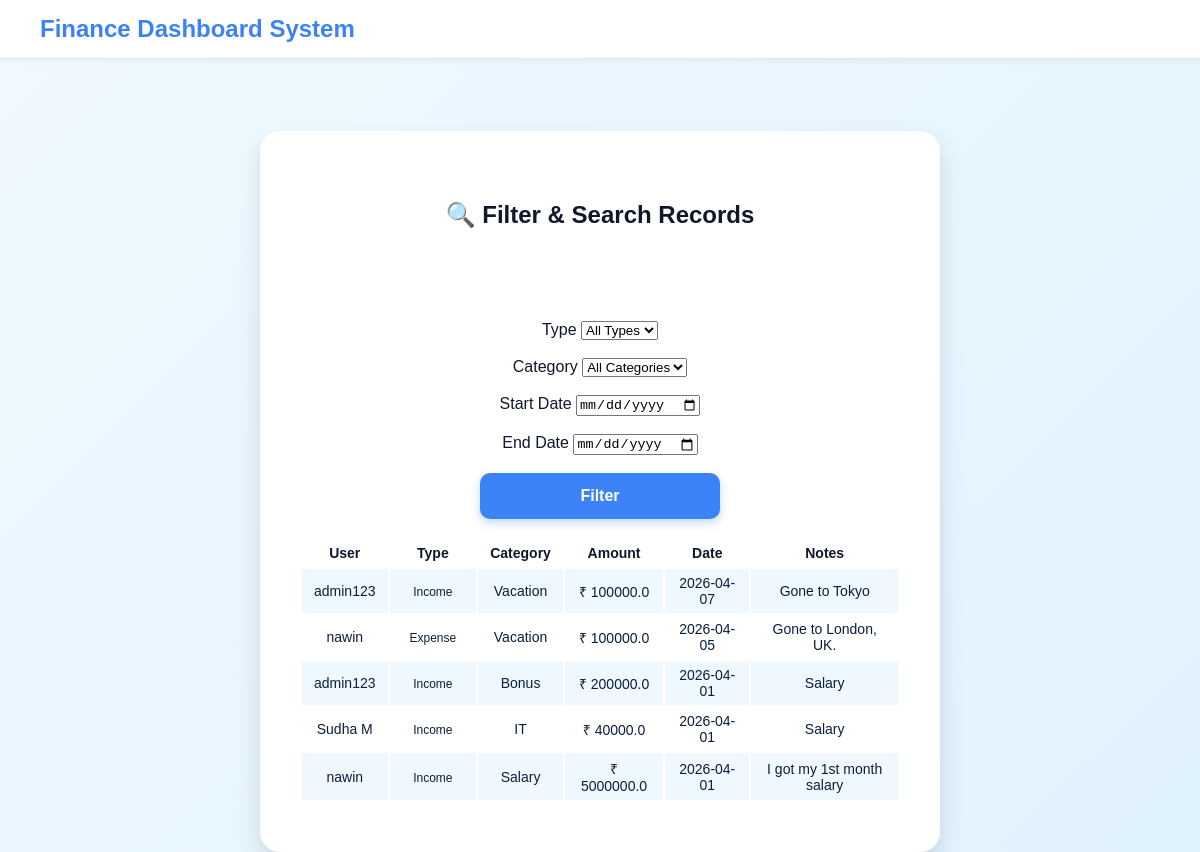
The page /admin/filter (signed in) on the database its author committed.
### app/models.py (models this page shows, shortened)
class Record(db.Model):
    id = db.Column(db.Integer, primary_key=True)
    amount = db.Column(db.Float, nullable=False)
    type = db.Column(db.String(10), nullable=False)
    category = db.Column(db.String(50))
    date = db.Column(db.Date, nullable=False)
    notes = db.Column(db.String(200))
    user_id = db.Column(db.Integer, db.ForeignKey("user.id"))
    user_id = db.Column(db.Integer, db.ForeignKey("user.id"))
    user = db.relationship("User", back_populates="records")

class User(db.Model, UserMixin):
    id = db.Column(db.Integer, primary_key=True)
    name = db.Column(db.String(100), nullable=False)
    email = db.Column(db.String(100), unique=True, nullable=False)
    password = db.Column(db.String(200), nullable=False)
    is_active = db.Column(db.Boolean, default=True)
    role_id = db.Column(db.Integer, db.ForeignKey("role.id"))
    role = db.relationship("Role")
    records = db.relationship("Record", back_populates="user", cascade="all, delete-orphan")

### app/routes.py (the view)
            def decorated(*args, **kwargs):
                if "role" not in session:
                    return redirect(url_for("login"))
                if session["role"] not in allowed_roles:
                    flash("Access denied!", "error")
                    return redirect(url_for("home"))
                return func(*args, **kwargs)

### app/templates/admin_filter.html (shortened to what this page needs)
{% extends "base.html" %}
{% block content %}
<br>
<br>
<br>
<br>
<div class="container mt-4">
    <div class="card shadow-sm p-4">
        <h2 class="mb-4">🔍 Filter & Search Records</h2>
        <br>
        <br>
        <form method="POST" action="/admin/filter" class="row g-3 align-items-end mb-4">
            <br>
            <br>
            <div class="col-md-2">
                <label class="form-label fw-semibold">Type</label>
                <select name="type" class="form-control">
                    <option value="all">All Types</option>
                </select>
            </div>
            <br>
            <div class="col-md-2">
                <label class="form-label fw-semibold">Category</label>
                <select name="category" class="form-control">
                    <option value="all">All Categories</option>
                </select>
            </div>
            <br>
            <div class="col-md-2">
                <label class="form-label fw-semibold">Start Date</label>
                <input type="date" name="start_date" class="form-control" value="{{ start_date }}">
            </div>
            <br>
            <div class="col-md-2">
                <label class="form-label fw-semibold">End Date</label>
                <input type="date" name="end_date" class="form-control" value="{{ end_date }}">
            </div>
            <br>
            <div class="col-md-2">
                <button type="submit" class="btn btn-primary w-100">Filter</button>
            </div>
            <br>
        </form>
        <div class="table-responsive">
            <table class="table table-hover table-striped align-middle mb-0">
                <thead class="table-light">
                    <tr>
                        <th>User</th>
                        <th>Type</th>
                        <th>Category</th>
                        <th>Amount</th>
                        <th>Date</th>
                        <th>Notes</th>
                    </tr>
                </thead>
                <tbody>
                    {% for r in records %}
                    <tr>
                        <td>{{ r.user.name }}</td>
                        <td>
                            {% if r.type=='income' %}
                                <span class="badge bg-success">Income</span>
                            {% else %}
                                <span class="badge bg-danger">Expense</span>
                            {% endif %}
                        </td>
                        <td>{{ r.category }}</td>
                        <td>₹ {{ r.amount }}</td>
                        <td>{{ r.date.strftime('%Y-%m-%d') }}</td>
                        <td>{{ r.notes }}</td>
                    </tr>
                    {% else %}
                    <tr>
                        <td colspan="6" class="text-center text-muted">No records found</td>
                    </tr>
                    {% endfor %}
                </tbody>
            </table>
        </div>
    </div>
</div>
{% endblock %}

### app/templates/base.html (style rules this page uses)
body { margin: 0; font-family: Arial, sans-serif; background: linear-gradient(135deg, #F0F9FF, #E0F2FE); color: #0F172A; }
.card { width: 100%; max-width: 600px; min-height: 550px; padding: 50px 40px; background: #ffffff; border-radius: 20px; box-shadow: 0 12px 25px rgba(0,0,0,0.12); text-align: center; margin: 0 auto; transition: transform 0.3s ease, box-shadow 0.3s ease; opacity: 0; transform: translateY(20px); animation: fadeInUp 0.8s forwards; }
.btn { width: 240px; padding: 14px 30px; border-radius: 10px; font-size: 16px; font-weight: 600; cursor: pointer; transition: all 0.3s ease; border: none; }
.btn-primary { background-color: #3B82F6; color: white; box-shadow: 0 4px 10px rgba(59,130,246,0.3); }

### app/templates/admin_filter.html (style rules this page uses)
.table-hover tbody tr { transition: 0.2s ease; }
.table-hover tbody tr:nth-child(odd) { background-color: #f0f8ff; }
.table th, .table td { font-size: 14px; padding: 6px 12px; vertical-align: middle; }
.table th { font-weight: 600; }
.table td { color: #0b1f3a; }
.badge { font-size: 12px; padding: 4px 8px; border-radius: 12px; }

### rows shown on the page
Record: user.name "admin123", type "Income", category "Vacation", amount "100000.0", date "2026-04-07", notes "Gone to Tokyo"
Record: user.name "nawin", type "Expense", category "Vacation", amount "100000.0", date "2026-04-05", notes "Gone to London, UK."
Record: user.name "admin123", type "Income", category "Bonus", amount "200000.0", date "2026-04-01", notes "Salary"
Record: user.name "Sudha M", type "Income", category "IT", amount "40000.0", date "2026-04-01", notes "Salary"
Record: user.name "nawin", type "Income", category "Salary", amount "5000000.0", date "2026-04-01", notes "I got my 1st month salary"
